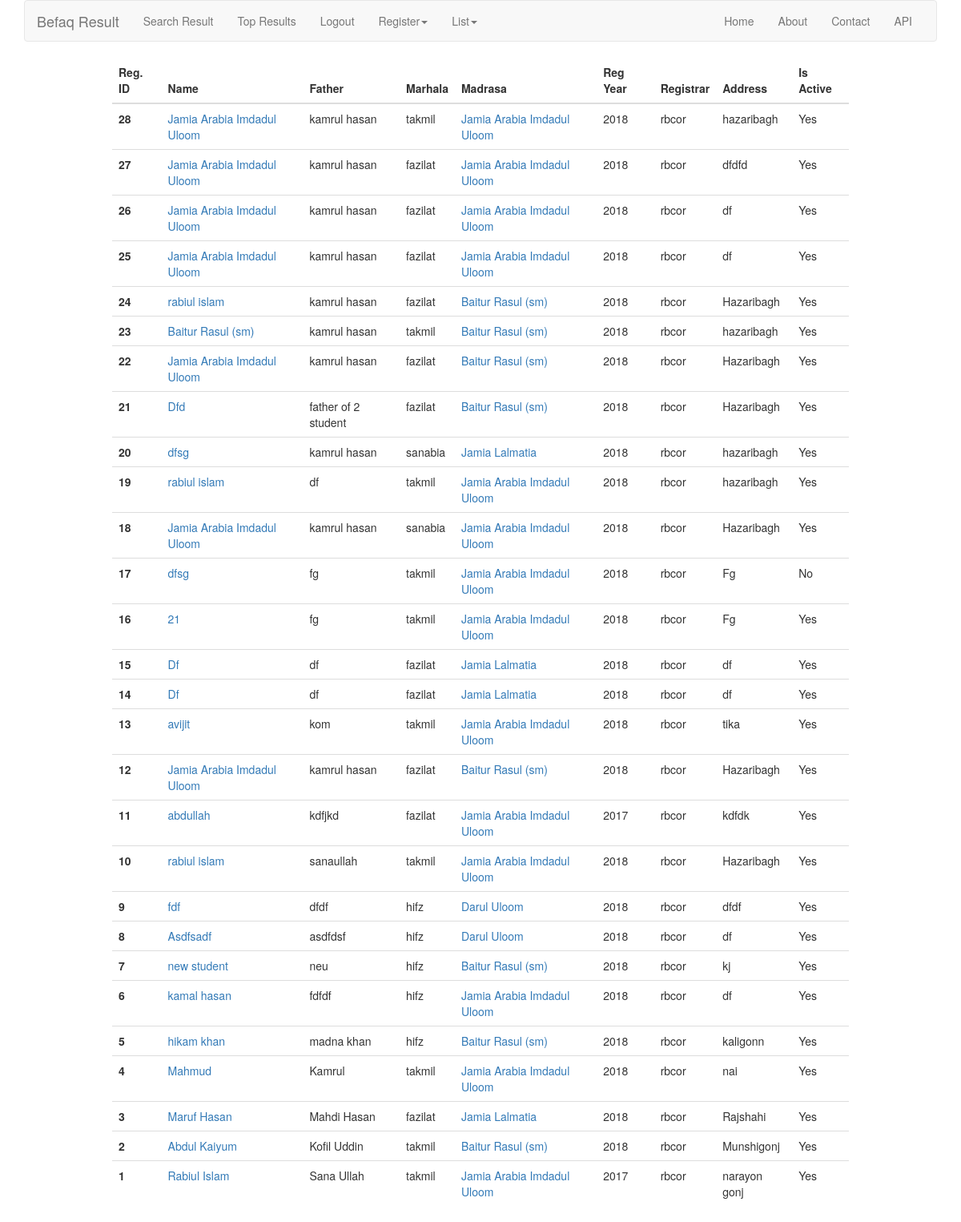
The app's page /student/list (signed in) with its own data.
### student/models.py (models this page shows, shortened)
class Student(models.Model):
    name          = models.CharField(max_length=100)
    father        = models.CharField(max_length=100)
    address       = models.CharField(max_length=255,
                                     null=True,
                                     blank=True,
                                     help_text='permanent address of student')
    madrasa       = models.ForeignKey(Madrasa, on_delete=models.CASCADE, related_name='students')
    markaz        = models.CharField(max_length=127,
                                     blank=True,
                                     help_text="If the student's madrasa is the markaz then leave it blank'"
                                               " otherwise enter the markaz name")
    marhala       = models.CharField(max_length=10,
                                     choices=MARHALA)
    reg_year      = models.CharField(max_length=4,
                                     choices=REGISTRATION_YEARS,
                                     default='2018')
    registrar     = models.ForeignKey('auth.User', default=1)
    registered_at = models.DateTimeField(auto_now_add=True)
    updated_at    = models.DateTimeField(auto_now=True)
    is_active    = models.BooleanField(default=True, help_text='Active by Default')
    objects       = StudentManager()
    class Meta:
        ordering = ['-registered_at','-updated_at']

### madrasa/models.py (models this page shows, shortened)
class Madrasa(models.Model):
    name      = models.CharField(max_length=127, unique=True)
    address   = models.CharField(max_length=255, blank=True)
    is_markaz = models.BooleanField(default=False)
    def __str__(self):
        return self.name

### student/views.py (the view)
class StudentList(LoginRequiredMixin, ListView):
    model = Student
    template_name = 'student/student_list.html'

### student/templates/student/student_list.html
{% extends 'base.html' %}
{% block content %}
    <div class="col-md-10 col-md-offset-1">
        <div class="table-responsive">
            <table class="table table-hover table-white">
                <thead>
                <tr>
                    <th scope="col">Reg. ID</th>
                    <th scope="col">Name</th>
                    <th scope="col">Father</th>
                    <th scope="col">Marhala</th>
                    <th scope="col">Madrasa</th>
                    <th scope="col">Reg Year</th>
                    <th scope="col">Registrar</th>
                    <th scope="col">Address</th>
                    <th scope="col">Is Active</th>
                </tr>
                </thead>
                <tbody>
                {% for student in student_list %}
                    <tr>
                        <th scope="row">{{ student.id }}</th>
                        <td><a href="{% url 'student:student_detail' pk=student.pk %}">
                            {{ student.name }}
                        </a></td>
                        <td>{{ student.father }}</td>
                        <td>{{ student.marhala }}</td>
                        <td>
                            <a href="{% url 'madrasa:madrasa_detail' pk=student.madrasa.pk %}">{{ student.madrasa }}</a>
                        </td>
                        <td>{{ student.reg_year }}</td>
                        <td>{{ student.registrar }}</td>
                        <td>{{ student.address }}</td>
                        <td>
                            {% if student.is_active %}
                                Yes
                            {% else %}
                                No
                            {% endif %}
                        </td>
                    </tr>
                {% empty %}
                    <p>No Student Registered yet.</p>
                {% endfor %}
            </table>
        </div>
    </div>
{% endblock %}

### records on screen
Student: id "28", name "Jamia Arabia Imdadul Uloom", father "kamrul hasan", marhala "takmil", madrasa "Jamia Arabia Imdadul Uloom", reg_year "2018", registrar "rbcor", address "hazaribagh", is_active "Yes"
Student: id "27", name "Jamia Arabia Imdadul Uloom", father "kamrul hasan", marhala "fazilat", madrasa "Jamia Arabia Imdadul Uloom", reg_year "2018", registrar "rbcor", address "dfdfd", is_active "Yes"
Student: id "26", name "Jamia Arabia Imdadul Uloom", father "kamrul hasan", marhala "fazilat", madrasa "Jamia Arabia Imdadul Uloom", reg_year "2018", registrar "rbcor", address "df", is_active "Yes"
Student: id "25", name "Jamia Arabia Imdadul Uloom", father "kamrul hasan", marhala "fazilat", madrasa "Jamia Arabia Imdadul Uloom", reg_year "2018", registrar "rbcor", address "df", is_active "Yes"
Student: id "24", name "rabiul islam", father "kamrul hasan", marhala "fazilat", madrasa "Baitur Rasul (sm)", reg_year "2018", registrar "rbcor", address "Hazaribagh", is_active "Yes"
Student: id "23", name "Baitur Rasul (sm)", father "kamrul hasan", marhala "takmil", madrasa "Baitur Rasul (sm)", reg_year "2018", registrar "rbcor", address "hazaribagh", is_active "Yes"
Student: id "22", name "Jamia Arabia Imdadul Uloom", father "kamrul hasan", marhala "fazilat", madrasa "Baitur Rasul (sm)", reg_year "2018", registrar "rbcor", address "Hazaribagh", is_active "Yes"
Student: id "21", name "Dfd", father "father of 2 student", marhala "fazilat", madrasa "Baitur Rasul (sm)", reg_year "2018", registrar "rbcor", address "Hazaribagh", is_active "Yes"
Student: id "20", name "dfsg", father "kamrul hasan", marhala "sanabia", madrasa "Jamia Lalmatia", reg_year "2018", registrar "rbcor", address "hazaribagh", is_active "Yes"
Student: id "19", name "rabiul islam", father "df", marhala "takmil", madrasa "Jamia Arabia Imdadul Uloom", reg_year "2018", registrar "rbcor", address "hazaribagh", is_active "Yes"
Student: id "18", name "Jamia Arabia Imdadul Uloom", father "kamrul hasan", marhala "sanabia", madrasa "Jamia Arabia Imdadul Uloom", reg_year "2018", registrar "rbcor", address "Hazaribagh", is_active "Yes"
Student: id "17", name "dfsg", father "fg", marhala "takmil", madrasa "Jamia Arabia Imdadul Uloom", reg_year "2018", registrar "rbcor", address "Fg", is_active "No"
Student: id "16", name "21", father "fg", marhala "takmil", madrasa "Jamia Arabia Imdadul Uloom", reg_year "2018", registrar "rbcor", address "Fg", is_active "Yes"
Student: id "15", name "Df", father "df", marhala "fazilat", madrasa "Jamia Lalmatia", reg_year "2018", registrar "rbcor", address "df", is_active "Yes"
Student: id "14", name "Df", father "df", marhala "fazilat", madrasa "Jamia Lalmatia", reg_year "2018", registrar "rbcor", address "df", is_active "Yes"
Student: id "13", name "avijit", father "kom", marhala "takmil", madrasa "Jamia Arabia Imdadul Uloom", reg_year "2018", registrar "rbcor", address "tika", is_active "Yes"
Student: id "12", name "Jamia Arabia Imdadul Uloom", father "kamrul hasan", marhala "fazilat", madrasa "Baitur Rasul (sm)", reg_year "2018", registrar "rbcor", address "Hazaribagh", is_active "Yes"
Student: id "11", name "abdullah", father "kdfjkd", marhala "fazilat", madrasa "Jamia Arabia Imdadul Uloom", reg_year "2017", registrar "rbcor", address "kdfdk", is_active "Yes"
Student: id "10", name "rabiul islam", father "sanaullah", marhala "takmil", madrasa "Jamia Arabia Imdadul Uloom", reg_year "2018", registrar "rbcor", address "Hazaribagh", is_active "Yes"
Student: id "9", name "fdf", father "dfdf", marhala "hifz", madrasa "Darul Uloom", reg_year "2018", registrar "rbcor", address "dfdf", is_active "Yes"
Student: id "8", name "Asdfsadf", father "asdfdsf", marhala "hifz", madrasa "Darul Uloom", reg_year "2018", registrar "rbcor", address "df", is_active "Yes"
Student: id "7", name "new student", father "neu", marhala "hifz", madrasa "Baitur Rasul (sm)", reg_year "2018", registrar "rbcor", address "kj", is_active "Yes"
Student: id "6", name "kamal hasan", father "fdfdf", marhala "hifz", madrasa "Jamia Arabia Imdadul Uloom", reg_year "2018", registrar "rbcor", address "df", is_active "Yes"
Student: id "5", name "hikam khan", father "madna khan", marhala "hifz", madrasa "Baitur Rasul (sm)", reg_year "2018", registrar "rbcor", address "kaligonn", is_active "Yes"
Student: id "4", name "Mahmud", father "Kamrul", marhala "takmil", madrasa "Jamia Arabia Imdadul Uloom", reg_year "2018", registrar "rbcor", address "nai", is_active "Yes"
Student: id "3", name "Maruf Hasan", father "Mahdi Hasan", marhala "fazilat", madrasa "Jamia Lalmatia", reg_year "2018", registrar "rbcor", address "Rajshahi", is_active "Yes"
Student: id "2", name "Abdul Kaiyum", father "Kofil Uddin", marhala "takmil", madrasa "Baitur Rasul (sm)", reg_year "2018", registrar "rbcor", address "Munshigonj", is_active "Yes"
Student: id "1", name "Rabiul Islam", father "Sana Ullah", marhala "takmil", madrasa "Jamia Arabia Imdadul Uloom", reg_year "2017", registrar "rbcor", address "narayon gonj", is_active "Yes"
